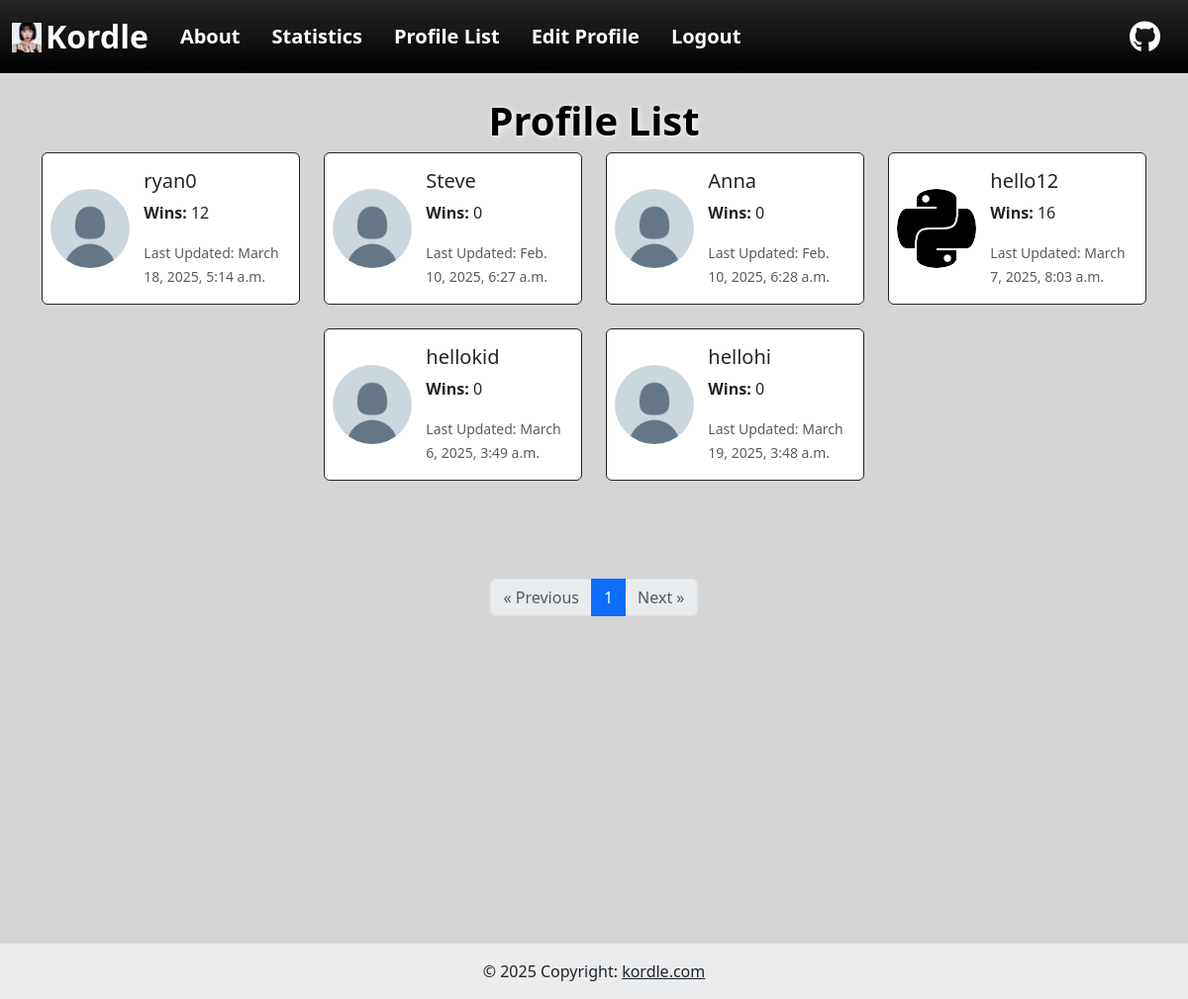
Screenshot of /profile_list/ (signed in) with the database file from the repository.
### myApp/models.py (models this page shows, shortened)
class Profile(models.Model):
    user = models.OneToOneField(User, on_delete=models.CASCADE)
    wins = models.PositiveIntegerField(default=0)
    date_modified = models.DateTimeField(User, auto_now=True)
    profile_image = models.ImageField(null=True, blank=True, upload_to='images/')

### myApp/views.py (the view)
# urls.py: path('profile_list/', views.profile_list, name='profile_list'),
def profile_list(request):
    profiles = Profile.objects.all()
    paginator = Paginator(profiles, 10)
    page_number = request.GET.get("page")
    page_obj = paginator.get_page(page_number)
    return render(request, "profile_list.html", {"page_obj": page_obj})

### myApp/templates/profile_list.html (shortened to what this page needs)
{% extends "./base.html" %}
{% load static %}
{% block content %}
<h1 class="text-center fs-1 fw-bold text-black" style="text-shadow: 1px 1px 6px white;">Profile List</h1>
{% if page_obj %}
<div class="min-vh-100">
    <div class="row justify-content-center" style="margin-bottom: 75px;">
        {% for profile in page_obj %}
            <div class="col-md-6 col-lg-3 d-flex justify-content-center">
                <div class="card mb-4 bg-white border-dark" style="max-width: 400px;">
                    <div class="row g-0">
                        <div class="col-4 d-flex align-items-center">
                            {% if profile.profile_image %}
                            <img src="{{ profile.profile_image.url }}" width="80", height="80", class="ms-2 rounded-circle" alt="Profile Image">
                            {% else %}
                            <img src="{% static 'myApp/images/7ayjc8s4j2n61.png' %}" width="80", height="80", class="ms-2 rounded-circle" alt="Profile Image">
                            {% endif %}
                        </div>
                        <div class="col-8">
                            <div class="card-body">
                                <h5 class="card-title">{{ profile.user.username }}</h5>
                                <p class="card-text"><strong>Wins:</strong> {{ profile.wins }}</p>
                                <p class="card-text"><small class="text-body-secondary">Last Updated: {{ profile.date_modified }}</small></p>
                            </div>
                        </div>
                    </div>
                </div>
            </div>
        {% endfor %}
    </div>
    <div class="d-flex justify-content-center">
        <nav aria-label="Page navigation">
            <ul class="pagination">
                {% if page_obj.has_previous %}
                    <li class="page-item">
                        <a class="page-link" href="?page={{ page_obj.previous_page_number }}" aria-label="Previous">
                            &laquo; Previous
                        </a>
                    </li>
                {% else %}
                    <li class="page-item disabled">
                        <span class="page-link">&laquo; Previous</span>
                    </li>
                {% endif %}
                {% for num in page_obj.paginator.page_range %}
                    {% if page_obj.number == num %}
                        <li class="page-item active"><span class="page-link">{{ num }}</span></li>
                    {% else %}
                        <li class="page-item">
                            <a class="page-link" href="?page={{ num }}">{{ num }}</a>
                        </li>
                    {% endif %}
                {% endfor %}
                {% if page_obj.has_next %}
                    <li class="page-item">
                        <a class="page-link" href="?page={{ page_obj.next_page_number }}" aria-label="Next">
                            Next &raquo;
                        </a>
                    </li>
                {% else %}
                    <li class="page-item disabled">
                        <span class="page-link">Next &raquo;</span>
                    </li>
                {% endif %}
            </ul>
        </nav>
    </div>
</div>
{% else %}
    <p class="text-center text-muted">No profiles found.</p>
{% endif %}
{% endblock %}

### rows the page displays
Profile: user.username "ryan0", wins "12", date_modified "March 18, 2025, 5:14 a.m."
Profile: user.username "Steve", wins "0", date_modified "Feb. 10, 2025, 6:27 a.m."
Profile: user.username "Anna", wins "0", date_modified "Feb. 10, 2025, 6:28 a.m."
Profile: profile_image (picture), user.username "hello12", wins "16", date_modified "March 7, 2025, 8:03 a.m."
Profile: user.username "hellokid", wins "0", date_modified "March 6, 2025, 3:49 a.m."
Profile: user.username "hellohi", wins "0", date_modified "March 19, 2025, 3:48 a.m."

### other values shown
{{ num }} "1"
